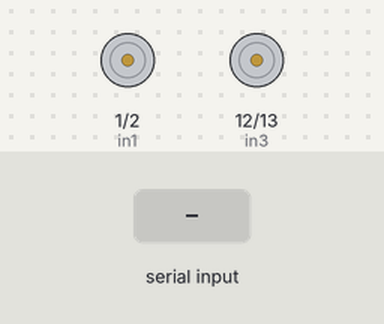
Bench run of a sketch on a simulated Arduino Uno, built with avr-gcc and run on an emulated ATmega328P. Shown: motor-driver pin pairs drawn as motors (green arrow = first pin HIGH = forward, orange = second pin HIGH = backward, longer = more drive, scaled by the enable pin). Inputs (shaded band) come from the test bench.

Above: at 3.2 s.
3.3 s: "F" received over the second serial link
At 4.1 s:
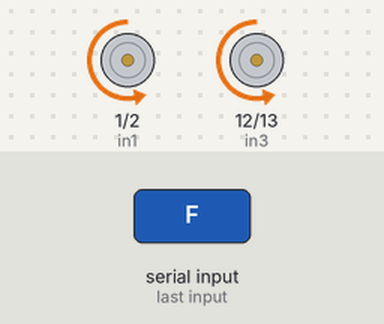
4.8 s: "B" received over the second serial link
At 5.2 s:
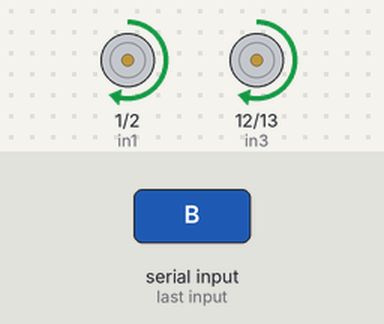
6.3 s: "L" received over the second serial link
At 7.5 s:
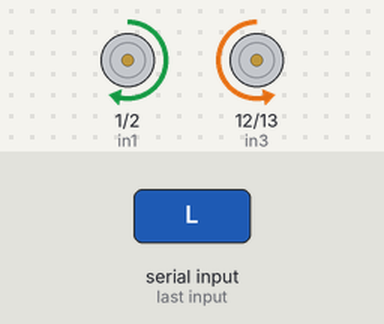
7.8 s: "R" received over the second serial link
At 8.7 s:
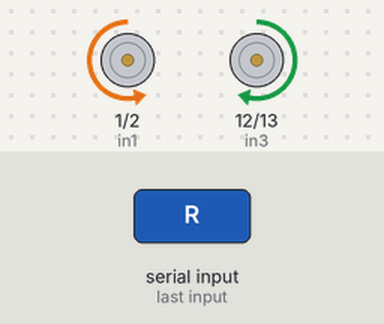
Timing chart, 0 to 10.3 s (numbered marks = the images above; inputs shaded):
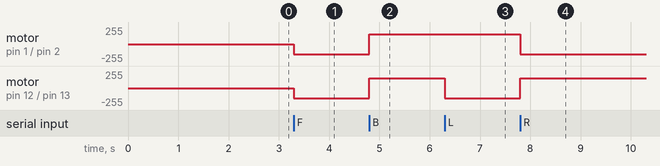

The sketch:

week3_task4.ino
```cpp
/* * FULL BLUETOOTH CAR CODE
 * Optimized for Restricted Pins (1, 2, 3, 11, 12, 13)
 */

#include <SoftwareSerial.h>

// ---------- 1. BLUETOOTH CONNECTION ----------
// Arduino A5 (RX) -> Connect to HC-05 TX
// Arduino A4 (TX) -> Connect to HC-05 RX
SoftwareSerial myBT(A5, A4);

// ---------- 2. MOTOR PINS ----------
// Left Motor
#define enA 11  // PWM Speed Control
#define in1 1   // WARNING: You MUST unplug this wire when uploading code!
#define in2 2

// Right Motor
#define enB 3   // PWM Speed Control
#define in3 12
#define in4 13  // WARNING: Wheel will spin briefly on startup (LED pin)

// ---------- 3. SETTINGS ----------
int carSpeed = 150; // Speed range is 0 to 255. 150 is good for testing.
char command;       // Variable to store the letter coming from the App

void setup() {
  // NOTE: We do NOT use Serial.begin() because Pin 1 is used for the motor.

  myBT.begin(9600); // Start Bluetooth communication

  // Set all motor pins to Output
  pinMode(enA, OUTPUT);
  pinMode(in1, OUTPUT);
  pinMode(in2, OUTPUT);

  pinMode(enB, OUTPUT);
  pinMode(in3, OUTPUT);
  pinMode(in4, OUTPUT);

  // SAFETY: Stop motors immediately to handle Pin 13 startup twitch
  stopCar();

  // Wait 2 seconds before accepting commands
  // This gives you time to put the car on the floor after turning it on
  delay(2000);
}

// ------------ MAIN LOOP ------------
void loop() {
  // Check if phone sent a command
  if (myBT.available()) {
    command = myBT.read(); // Read the letter

    // Check which letter was sent and move accordingly
    if (command == 'F') {
      forward();
    }
    else if (command == 'B') {
      backward();
    }
    else if (command == 'L') {
      left();
    }
    else if (command == 'R') {
      right();
    }
    else if (command == 'S' || command == '0') {
      stopCar();
    }
  }
}

// ------------ MOTOR FUNCTIONS ------------

void forward() {
  // Left Motor Forward

    digitalWrite(in1, LOW);
  digitalWrite(in2, HIGH);
  analogWrite(enA, carSpeed);

  // Right Motor Forward
  digitalWrite(in3, LOW);
  digitalWrite(in4, HIGH);
  analogWrite(enB, carSpeed);
}

void backward() {
  // Left Motor Backward
  digitalWrite(in1, HIGH);
  digitalWrite(in2, LOW);
  analogWrite(enA, carSpeed);

  // Right Motor Backward
  digitalWrite(in3, HIGH);
  digitalWrite(in4, LOW);
  analogWrite(enB, carSpeed);
}

void left() {
  // TANK TURN LEFT: Left wheels back, Right wheels forward
  digitalWrite(in1, HIGH);
  digitalWrite(in2, LOW);
  analogWrite(enA, carSpeed);

  digitalWrite(in3, LOW);
  digitalWrite(in4, HIGH);
  analogWrite(enB, carSpeed);
}

void right() {
  // TANK TURN RIGHT: Left wheels forward, Right wheels back
  digitalWrite(in1, LOW);
  digitalWrite(in2, HIGH);
  analogWrite(enA, carSpeed);

  digitalWrite(in3, HIGH);
  digitalWrite(in4, LOW);
  analogWrite(enB, carSpeed);
}

void stopCar() {
  // Turn everything OFF
  digitalWrite(in1, LOW);
  digitalWrite(in2, LOW);
  analogWrite(enA, 0);

  digitalWrite(in3, LOW);
  digitalWrite(in4, LOW);
  analogWrite(enB, 0);
}
```

Measured:
- after the input at 3.3 s, motor on pin 1 (in1) / pin 2 (in2), motor on pin 12 (in3) / pin 13 (in4): stopped → backward 150/255 at once
- after the input at 4.8 s, motor on pin 1 (in1) / pin 2 (in2), motor on pin 12 (in3) / pin 13 (in4): backward 150/255 → forward 150/255 at once
- after the input at 6.3 s, motor on pin 12 (in3) / pin 13 (in4): forward 150/255 → backward 150/255 at once
- after the input at 7.8 s, motor on pin 1 (in1) / pin 2 (in2): forward 150/255 → backward 150/255 at once; motor on pin 12 (in3) / pin 13 (in4): backward 150/255 → forward 150/255 at once
